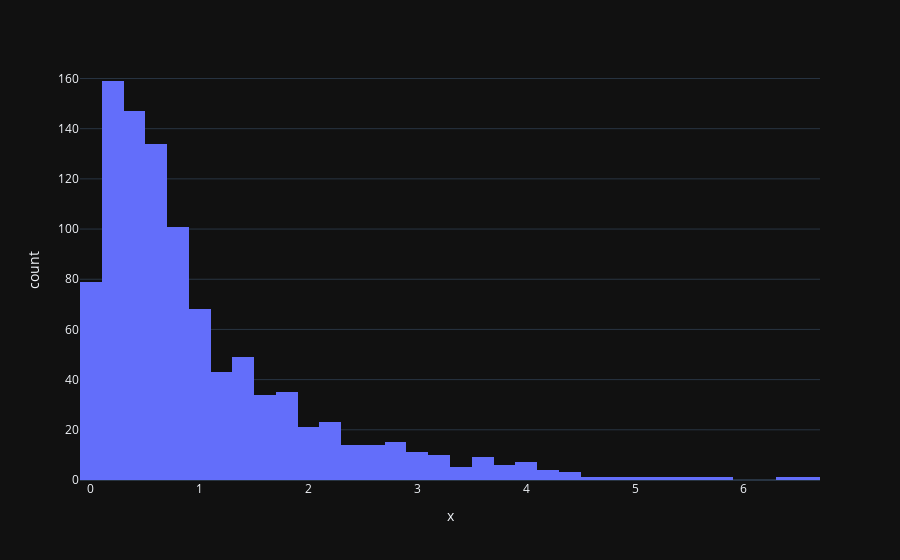

Notebook code for this chart:
### Markdown cell above
**histogram**
- great for summarising distributions
- explore different bin widths to pull out

### Code cell
#plots
px.histogram(original_exp_df, x="x")

### Figure 1 — Plotly figure (JSON) as saved in the notebook; plotly's stock layout.template omitted (floating-point values rounded to 4 significant figures; data arrays with more than 128 entries replaced by an {"elided": "..."} marker saying what was removed)
{"data": [{"alignmentgroup": "True", "bingroup": "x", "hoverlabel": {"namelength": 0}, "hovertemplate": "x=%{x}<br>count=%{y}", "legendgroup": "", "marker": {"color": "#636efa"}, "name": "", "offsetgroup": "", "orientation": "v", "showlegend": false, "type": "histogram", "x": {"elided": "1000 float values"}, "xaxis": "x", "yaxis": "y"}], "layout": {"barmode": "relative", "legend": {"tracegroupgap": 0}, "margin": {"t": 60}, "xaxis": {"anchor": "y", "domain": [0, 1], "title": {"text": "x"}}, "yaxis": {"anchor": "x", "domain": [0, 1], "title": {"text": "count"}}}}
